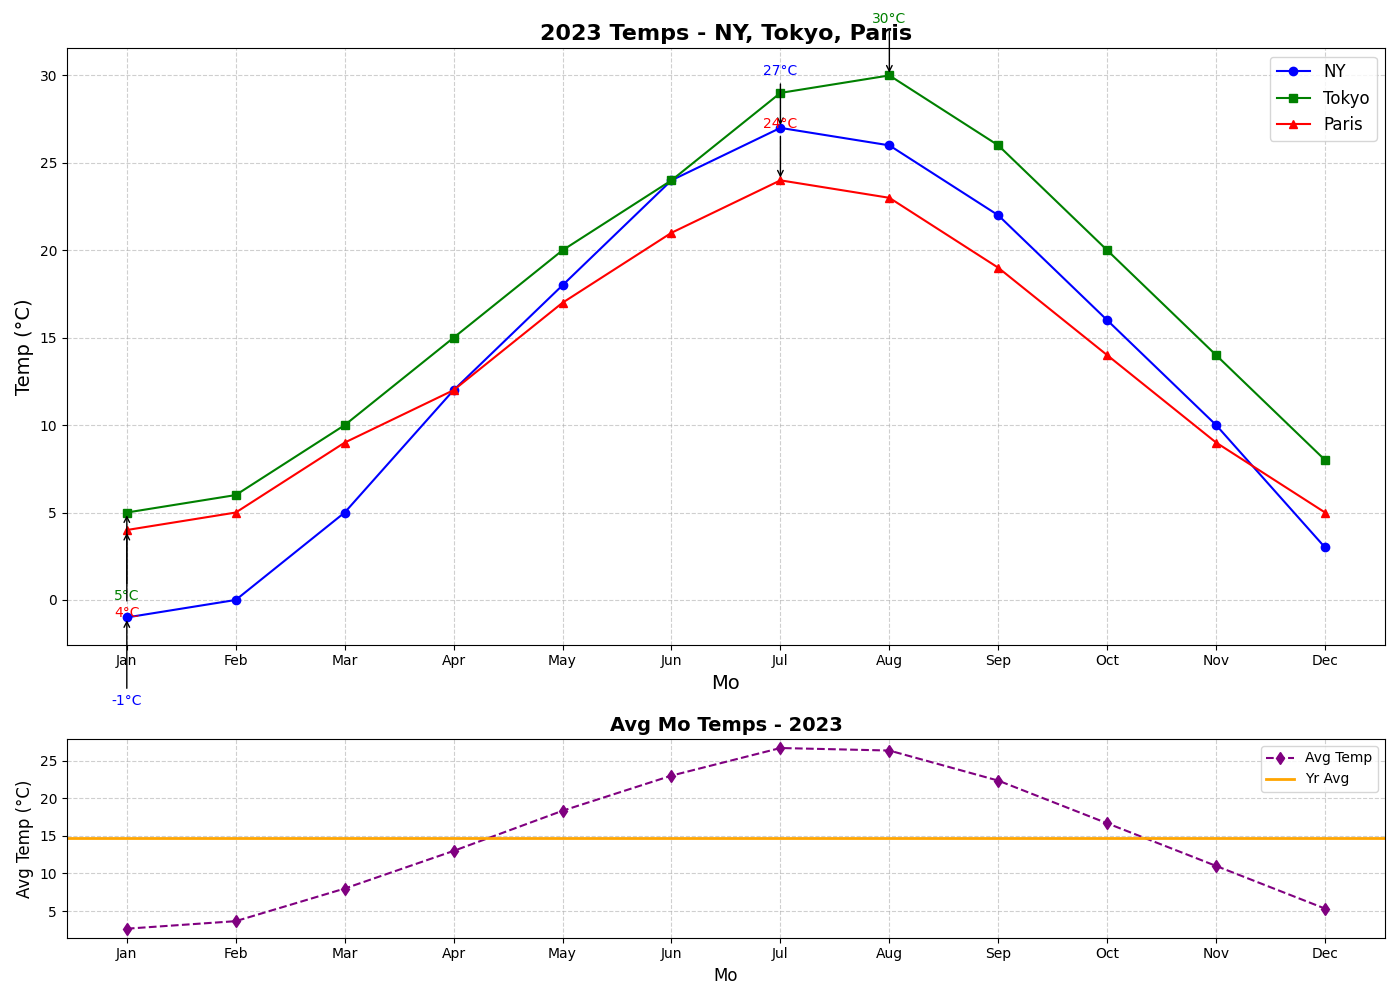

This chart was generated by the following Python code:
import matplotlib.pyplot as plt
import numpy as np

# Data setup
months = np.array(["Jan", "Feb", "Mar", "Apr", "May", "Jun", "Jul", "Aug", "Sep", "Oct", "Nov", "Dec"])
new_york_temps = np.array([-1, 0, 5, 12, 18, 24, 27, 26, 22, 16, 10, 3])
tokyo_temps = np.array([5, 6, 10, 15, 20, 24, 29, 30, 26, 20, 14, 8])
paris_temps = np.array([4, 5, 9, 12, 17, 21, 24, 23, 19, 14, 9, 5])
avg_temps = (new_york_temps + tokyo_temps + paris_temps) / 3

# Create figure and axes
fig, (ax1, ax2) = plt.subplots(2, 1, figsize=(14, 10), gridspec_kw={'height_ratios': [3, 1]})

# Plotting monthly temperatures
ax1.plot(months, new_york_temps, label="NY", linestyle='-', color='blue', marker='o')
ax1.plot(months, tokyo_temps, label="Tokyo", linestyle='-', color='green', marker='s')
ax1.plot(months, paris_temps, label="Paris", linestyle='-', color='red', marker='^')

# Annotating highest and lowest temps
cities_data = {'NY': new_york_temps, 'Tokyo': tokyo_temps, 'Paris': paris_temps}
colors = ['blue', 'green', 'red']
for i, (city, temps) in enumerate(cities_data.items()):
    max_temp = max(temps)
    min_temp = min(temps)
    ax1.annotate(f'{max_temp}°C', xy=(months[temps.argmax()], max_temp), 
                 xytext=(months[temps.argmax()], max_temp + 3), ha='center',
                 color=colors[i], fontsize=10, arrowprops=dict(facecolor=colors[i], arrowstyle='->'))
    ax1.annotate(f'{min_temp}°C', xy=(months[temps.argmin()], min_temp), 
                 xytext=(months[temps.argmin()], min_temp - 5), ha='center',
                 color=colors[i], fontsize=10, arrowprops=dict(facecolor=colors[i], arrowstyle='->'))

# Title and labels
ax1.set_title("2023 Temps - NY, Tokyo, Paris", fontsize=16, fontweight='bold')
ax1.set_xlabel("Mo", fontsize=14)
ax1.set_ylabel("Temp (°C)", fontsize=14)
ax1.legend(loc="upper right", fontsize=12)
ax1.grid(True, linestyle='--', alpha=0.6)

# Subplot for average temperatures
ax2.plot(months, avg_temps, label="Avg Temp", linestyle='--', color='purple', marker='d')
ax2.axhline(y=avg_temps.mean(), color='orange', linestyle='-', linewidth=2, label="Yr Avg")

# Title and labels for the subplot
ax2.set_title("Avg Mo Temps - 2023", fontsize=14, fontweight='bold')
ax2.set_xlabel("Mo", fontsize=12)
ax2.set_ylabel("Avg Temp (°C)", fontsize=12)
ax2.legend(loc="upper right", fontsize=10)
ax2.grid(True, linestyle='--', alpha=0.6)

# Adjust layout
plt.tight_layout()

# Display the plot
plt.show()
